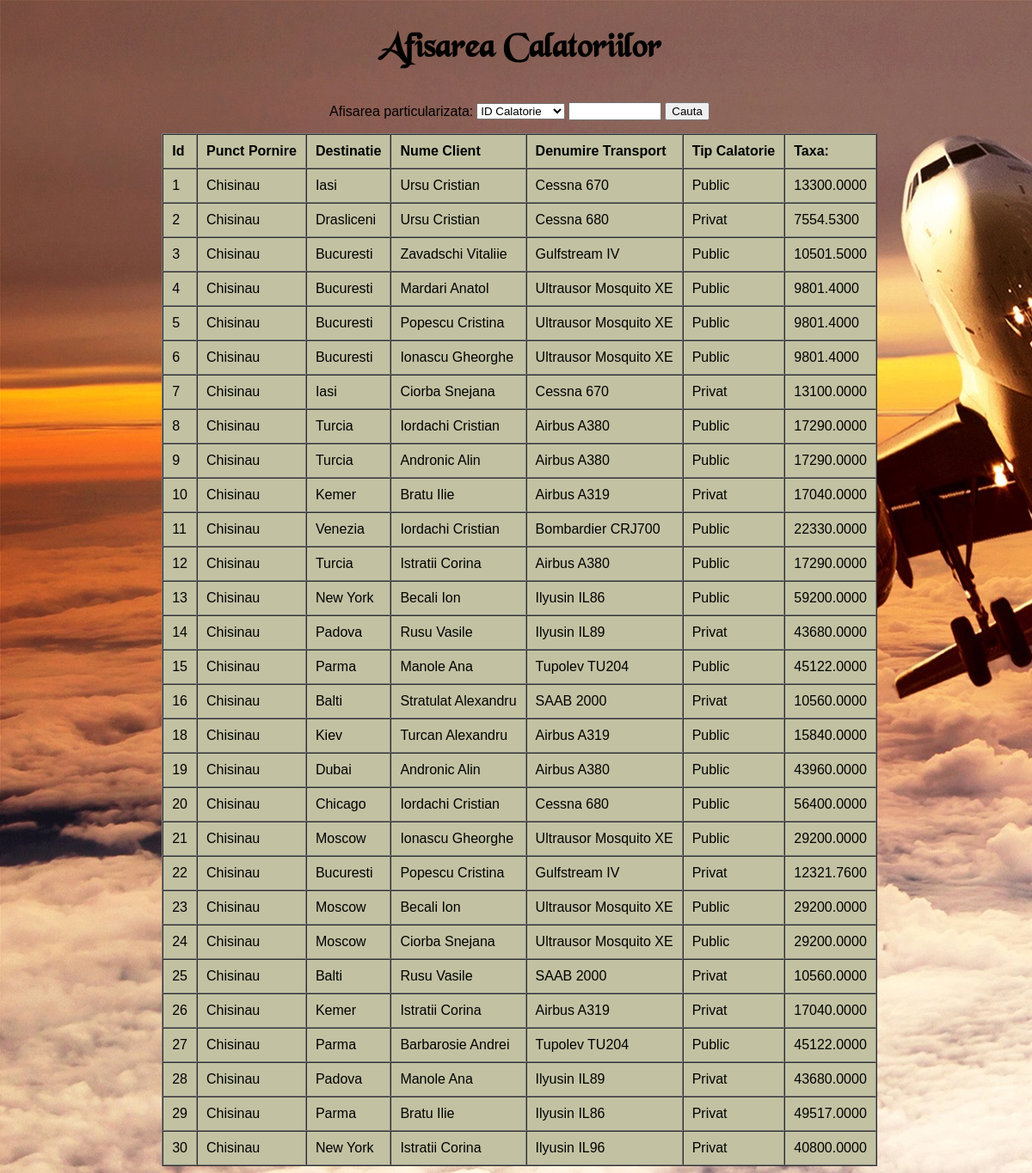
The page /afisare/afisare_calatorii.php (signed in) on the database its author committed.
### tables this page shows
CREATE TABLE `calatorii` (
  `id_calatorie` int(11) NOT NULL,
  `id_cursa` int(11) NOT NULL,
  `id_client` int(11) NOT NULL,
  `id_transport` int(11) NOT NULL,
  `tip_calatorie` varchar(50) DEFAULT NULL,
  `taxa_adit` decimal(10,0) DEFAULT NULL
);

### afisare/afisare_calatorii.php (the view, shortened to what this page needs)
    <!DOCTYPE html>
    <html>
    <head>
   <link type="text/css" rel="stylesheet" href="../style.css">
</head>
<?php
if(!isset($_SESSION["sesiune"])){
  header("Location:../logare.php");
}else{
 require("../conexiune.php");
 $sql="select*from datecalatorii ";
 if ($result = $mysqli->query($sql)) {} else {echo "Eroare: " . $mysqli ->error;}
 if ($result->num_rows > 0) {
   echo '<!DOCTYPE html>
   <html>
   <head>
     <style type="text/css">
     </style>
     <link rel="stylesheet" type="text/css" href="style.css">
     <title>Afisare Calatorii</title>
   </head>';
   echo "<body   style=\"overflow:none;\"  >";
   echo "<h2 class=\"h1\" align=\"center\">Afisarea Calatoriilor</h2>";
   echo '<form action="afisare_calatorii.php" method="post">
   <table style="border:none;" align="center" style="background-color:#c2c2a3;">
     <tr>
       <td>Afisarea particularizata:
        <td>
          <select name="cautare" size="1">
           <option  value="id_calatorie">ID Calatorie
             <option value="p_pornire">Punct Pornire
               <option value="destinatie">Destinatie
                 <option value="nume_client">Nume Client
                   <option value="denumire">Denumire
                     <option value="tip_calatorie">Tip Calatorie
                     </select>
                     ';
                     echo '<td><input type="text" name="valoare" style="width:100px;">
                     <td><input type="submit" value="Cauta" name="cauta">
                     </tr>
                   </table></form>';
                   echo "<table align=\"center\" cellpadding=10 cellspacing=0 border=1 style=\"margin-top:1%;background-color:#c2c2a3; \" >";
                   echo "<tr><td class=\"tr\">Id</td>
                   <td class=\"tr\">Punct Pornire</td>
                   <td class=\"tr\">Destinatie</td>
                   <td class=\"tr\">Nume Client</td>
                   <td class=\"tr\">Denumire Transport</td>
                   <td class=\"tr\">Tip Calatorie</td>";
                   echo "<td class=\"tr\">Taxa:</td></tr>";
                   while($row = $result->fetch_array())  {
                     echo "<tr>";
                     echo "<td>".$row[0]."</td>";
                     echo "<td>".$row[1]."</td>";
                     echo "<td>".$row[2]."</td>";
                     echo "<td>".$row[3]."</td>";
                     echo "<td>".$row[4]."</td>";
                     echo "<td>".$row[5]."</td>";
                     echo "<td>".$row[6]."</td>";
                     echo "</tr>";
                   }
                   echo "</table>";
                 }
                 else {
                   echo "Nu a fost găsit nici un rând!";
                 }
               }
               ?>
             </body>
             </html>

### style.css (style rules this page uses)
html { font-family: sans-serif; -webkit-text-size-adjust: 100%; -ms-text-size-adjust: 100%; }
td.tr { text-decoration-style:solid; text-decoration-style: inherit; font-weight: bold; }
body { background-image:url("plane.jpg"); background-repeat: no-repeat; background-attachment: cover; }

### afisare/afisare_calatorii.php (style rules this page uses)
h2.h1 { font-family:blackc; font-size: 30pt; }
td.tr { text-decoration-style: solid; }
body { background-image:url("plane.jpg"); background-repeat: no-repeat; background-attachment: cover; margin-right:0%; }

### rows shown on the page
calatorii: id_calatorie "1", row "Chisinau", row "Iasi", row "Ursu Cristian", row "Cessna 670", tip_calatorie "Public", row "13300.0000"
calatorii: id_calatorie "2", row "Chisinau", row "Drasliceni", row "Ursu Cristian", row "Cessna 680", tip_calatorie "Privat", row "7554.5300"
calatorii: id_calatorie "3", row "Chisinau", row "Bucuresti", row "Zavadschi Vitaliie", row "Gulfstream IV", tip_calatorie "Public", row "10501.5000"
calatorii: id_calatorie "4", row "Chisinau", row "Bucuresti", row "Mardari Anatol", row "Ultrausor Mosquito XE", tip_calatorie "Public", row "9801.4000"
calatorii: id_calatorie "5", row "Chisinau", row "Bucuresti", row "Popescu Cristina", row "Ultrausor Mosquito XE", tip_calatorie "Public", row "9801.4000"
calatorii: id_calatorie "6", row "Chisinau", row "Bucuresti", row "Ionascu Gheorghe", row "Ultrausor Mosquito XE", tip_calatorie "Public", row "9801.4000"
calatorii: id_calatorie "7", row "Chisinau", row "Iasi", row "Ciorba Snejana", row "Cessna 670", tip_calatorie "Privat", row "13100.0000"
calatorii: id_calatorie "8", row "Chisinau", row "Turcia", row "Iordachi Cristian", row "Airbus A380", tip_calatorie "Public", row "17290.0000"
calatorii: id_calatorie "9", row "Chisinau", row "Turcia", row "Andronic Alin", row "Airbus A380", tip_calatorie "Public", row "17290.0000"
calatorii: id_calatorie "10", row "Chisinau", row "Kemer", row "Bratu Ilie", row "Airbus A319", tip_calatorie "Privat", row "17040.0000"
calatorii: id_calatorie "11", row "Chisinau", row "Venezia", row "Iordachi Cristian", row "Bombardier CRJ700", tip_calatorie "Public", row "22330.0000"
calatorii: id_calatorie "12", row "Chisinau", row "Turcia", row "Istratii Corina", row "Airbus A380", tip_calatorie "Public", row "17290.0000"
calatorii: id_calatorie "13", row "Chisinau", row "New York", row "Becali Ion", row "Ilyusin IL86", tip_calatorie "Public", row "59200.0000"
calatorii: id_calatorie "14", row "Chisinau", row "Padova", row "Rusu Vasile", row "Ilyusin IL89", tip_calatorie "Privat", row "43680.0000"
calatorii: id_calatorie "15", row "Chisinau", row "Parma", row "Manole Ana", row "Tupolev TU204", tip_calatorie "Public", row "45122.0000"
calatorii: id_calatorie "16", row "Chisinau", row "Balti", row "Stratulat Alexandru", row "SAAB 2000", tip_calatorie "Privat", row "10560.0000"
calatorii: id_calatorie "18", row "Chisinau", row "Kiev", row "Turcan Alexandru", row "Airbus A319", tip_calatorie "Public", row "15840.0000"
calatorii: id_calatorie "19", row "Chisinau", row "Dubai", row "Andronic Alin", row "Airbus A380", tip_calatorie "Public", row "43960.0000"
calatorii: id_calatorie "20", row "Chisinau", row "Chicago", row "Iordachi Cristian", row "Cessna 680", tip_calatorie "Public", row "56400.0000"
calatorii: id_calatorie "21", row "Chisinau", row "Moscow", row "Ionascu Gheorghe", row "Ultrausor Mosquito XE", tip_calatorie "Public", row "29200.0000"
calatorii: id_calatorie "22", row "Chisinau", row "Bucuresti", row "Popescu Cristina", row "Gulfstream IV", tip_calatorie "Privat", row "12321.7600"
calatorii: id_calatorie "23", row "Chisinau", row "Moscow", row "Becali Ion", row "Ultrausor Mosquito XE", tip_calatorie "Public", row "29200.0000"
calatorii: id_calatorie "24", row "Chisinau", row "Moscow", row "Ciorba Snejana", row "Ultrausor Mosquito XE", tip_calatorie "Public", row "29200.0000"
calatorii: id_calatorie "25", row "Chisinau", row "Balti", row "Rusu Vasile", row "SAAB 2000", tip_calatorie "Privat", row "10560.0000"
calatorii: id_calatorie "26", row "Chisinau", row "Kemer", row "Istratii Corina", row "Airbus A319", tip_calatorie "Privat", row "17040.0000"
calatorii: id_calatorie "27", row "Chisinau", row "Parma", row "Barbarosie Andrei", row "Tupolev TU204", tip_calatorie "Public", row "45122.0000"
calatorii: id_calatorie "28", row "Chisinau", row "Padova", row "Manole Ana", row "Ilyusin IL89", tip_calatorie "Privat", row "43680.0000"
calatorii: id_calatorie "29", row "Chisinau", row "Parma", row "Bratu Ilie", row "Ilyusin IL86", tip_calatorie "Privat", row "49517.0000"
calatorii: id_calatorie "30", row "Chisinau", row "New York", row "Istratii Corina", row "Ilyusin IL96", tip_calatorie "Privat", row "40800.0000"
